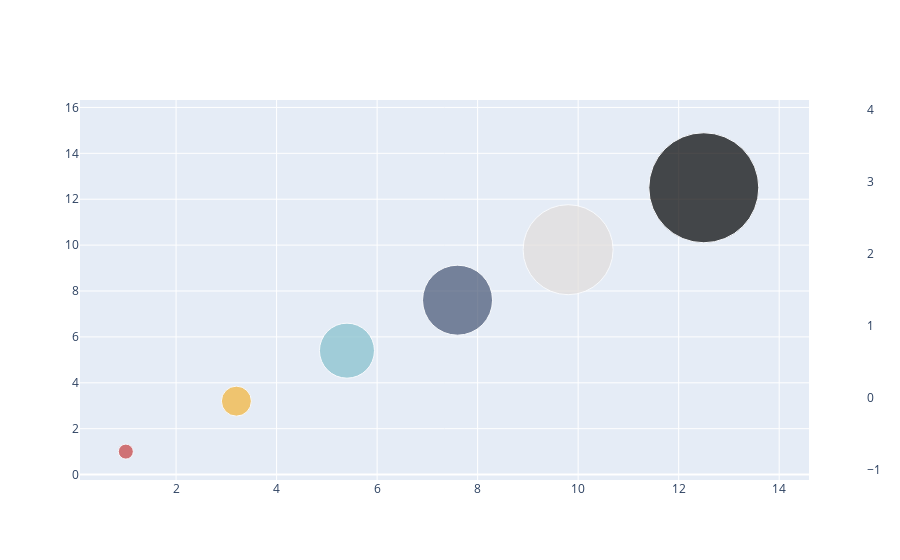

The notebook cell saved with this chart:
### Code cell
fig = go.Figure(data=[go.Scatter(
    x=[1, 3.2, 5.4, 7.6, 9.8, 12.5],
    y=[1, 3.2, 5.4, 7.6, 9.8, 12.5],
    mode='markers',
    marker=dict(
        color=primary_colors,
        size=[15, 30, 55, 70, 90, 110],
        showscale=True
        )
)])
fig.show()

### Figure 1 — Plotly figure (JSON) as saved in the notebook; plotly's stock layout.template omitted (floating-point values rounded to 4 significant figures)
{"data": [{"marker": {"color": ["#C63F3F", "#F4B436", "#83BFCC", "#455574", "#E2DDDB"], "showscale": true, "size": [15, 30, 55, 70, 90, 110]}, "mode": "markers", "type": "scatter", "x": [1, 3.2, 5.4, 7.6, 9.8, 12.5], "y": [1, 3.2, 5.4, 7.6, 9.8, 12.5]}], "layout": {}}
